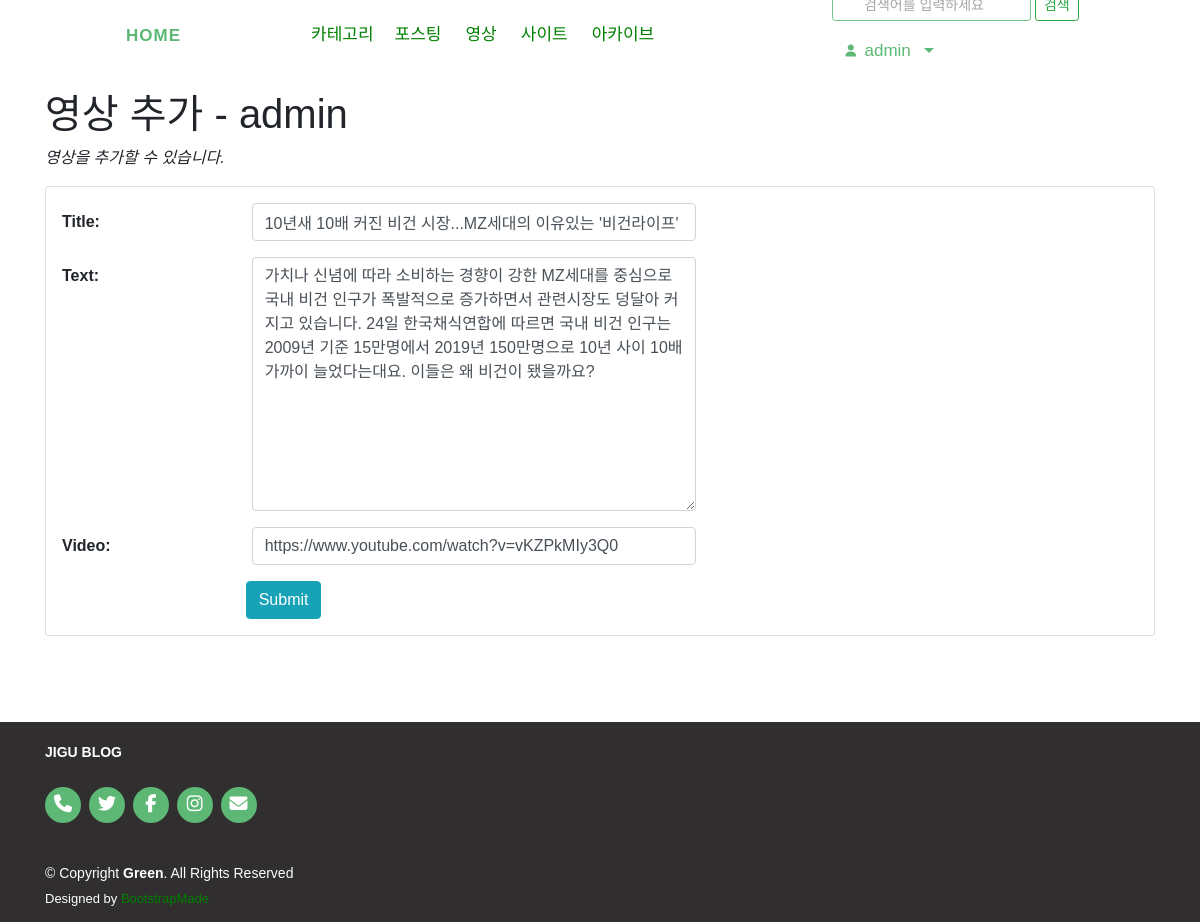
Page /video/11/update/ (signed in) on the committed database.
### video/models.py (models this page shows, shortened)
class Video(models.Model):
    title = models.CharField(max_length=200)
    text = models.TextField()
    video = EmbedVideoField()
    owner = models.ForeignKey(User, on_delete=models.CASCADE, verbose_name="OWNER", blank=True, null=True)
    class  Meta:
        verbose_name_plural = "Videos"
        ordering = ('-id',)

### video/views.py (the view)
# urls.py: path('<int:pk>/update/', views.VideoUpdateView.as_view(), name='video_update'),
class VideoUpdateView(OwnerOnlyMixin, UpdateView):
    model = Video
    fields = ['title', 'text', 'video']
    success_url = reverse_lazy('video:video')
    template_name = 'video/video_form.html'

### mysite/views.py (called while the page is built)
    def dispatch(self, request, *args, **kwargs):
        obj = self.get_object()
        if request.user != obj.owner:
            return self.handle_no_permission()
        return super().dispatch(request, *args, **kwargs)

### video/templates/video/video_form.html (shortened to what this page needs)
{% extends 'base.html' %}
{% load widget_tweaks %}
{% block content %}
<div class="container">
    <h1>영상 추가 - {{user}}</h1>
    <p class="font-italic">영상을 추가할 수 있습니다.</p>
{% if form.is_multipart %}
    <form enctype="multipart/form-data" method="post" class="card pt-3">
{% else %}
    <form action="." method="post" class="card pt-3">
{% endif %}
        <div class="form-group row">
            {{ form.title|add_label_class:"col-form-label col-sm-2 ml-3 font-weight-bold" }}
            <div class="col-sm-5">
                {{ form.title|add_class:"form-control"|attr:"autofocus" }}
            </div>
        </div>
        <div class="form-group row">
            {{ form.text|add_label_class:"col-form-label col-sm-2 ml-3 font-weight-bold" }}
            <div class="col-sm-5">
                {{ form.text|add_class:"form-control" }}
            </div>
        </div>
        <div class="form-group row">
            {{ form.video|add_label_class:"col-form-label col-sm-2 ml-3 font-weight-bold" }}
            <div class="col-sm-5">
                {{ form.video|add_class:"form-control" }}
            </div>
        </div>
        <div class="form-group">
            <div class="offset-sm-2 col-sm-5">
                <input type="submit" value="Submit" class="btn btn-info" />
            </div>
        </div>
    </form>
</div>
{% endblock %}

### templates/base.html (shortened to what this page needs)
<!DOCTYPE html>
<html lang="ko">
<head>
    <link rel="stylesheet" href="https://maxcdn.bootstrapcdn.com/bootstrap/4.5.0/css/bootstrap.min.css">
    <link rel="stylesheet" as="style" crossorigin href="https://cdn.jsdelivr.net/gh/orioncactus/pretendard@v1.3.5/dist/web/static/pretendard.css" />
</head>
<body>
    <header id="header" class="d-flex align-items-center">
        <div class="navbar-collapse align-items-center ml-5">
            <div class="navbar-collapse align-items-center justify-content-between">
                <nav id="navbar" class="navbar navbar-expand-md ">
                    <h1 class="logo me-auto">
                        <a class="navbar-brand ml-5 mb-0 mx-5 font-weight-bold nav-link scrollto active" href="{% url 'home' %}">HOME</a>
                    </h1>
                    <ul class="navbar-nav mx-5" style="width:45%">
                        <li class="dropdown">
                            <a href="#">
                                <span class="mx-1">카테고리</span>
                            </a>
                        </li>
                        <li><a class="nav-link scrollto mx-1" href="{% url 'blog:index' %}">포스팅</a></li>
                        <li><a class="nav-link scrollto mx-1" href="{% url 'video:video' %}">영상</a></li>
                        <li><a class="nav-link scrollto mx-1" href="{% url 'blog:site' %}">사이트</a></li>
                        <li><a class="nav-link scrollto mx-1" href="{% url 'blog:post_archive' %}">아카이브</a></li>
                    </ul>
                    <div class="navbar">
                        <ul class="navbar-nav ml-3">
                            <form method="post" action="{% url 'blog:post_search' %}"> {% csrf_token %}
                                <input type="search" class="btn btn-outline-success btn-sm disabled" placeholder="검색어를 입력하세요" name="search_word" >
                                <button class="btn btn-outline-success btn-sm" type="submit" href="{% url 'blog:post_search' %}" > 검색 </button>
                            </form>
                        </ul>
                        <ul class="navbar-nav">
                            <li class="nav-item dropdown mx-1 btn">
                                {% if user.is_active %}
                                <a class="nav-link scrollto active dropdown-toggle text-black" href="#" data-toggle="dropdown">
                                    &ensp;{% firstof user.get_short_name user.get_username %}&ensp;
                                </a>
                                {% endif %}
                            </li>
                        </ul>
                    </div>
                </nav>
            </div>
        </div>
    </header>
    <div id="main-wrapper">
        <div id="main-content" class="">
            {% block content %}
            {% endblock %}
        </div>
    </div>
    <footer id="footer">
        <div class="container">
            <div class="footer_logo">JIGU BLOG</div>
            <div class="social-links">
                <a href="#" class="linkedin"><i class="fa-solid fa-phone"></i></a>
                <a href="#" class="twitter"><i class="fa-brands fa-twitter"></i></a>
                <a href="#" class="facebook"><i class="fa-brands fa-facebook-f"></i></a>
                <a href="#" class="instagram"><i class="fa-brands fa-instagram"></i></a>
                <a href="#" class="email"><i class="fa-solid fa-envelope"></i></a>
            </div>
            <div class="copyright">
                © Copyright <strong><span>Green</span></strong>. All Rights Reserved
            </div>
            <div class="credits">
                Designed by <a href="https://bootstrapmade.com/">BootstrapMade</a>
            </div>
        </div>
      </footer>
</body>
</html>

### templates/base.html (style rules this page uses)
* { font-family: 'Noto Sans KR', sans-serif, Pretendard, -apple-system, BlinkMacSystemFont, system-ui, Roboto, "Helvetica Neue", "Segoe UI", "Apple SD Gothic Neo", "Noto Sans KR", "Malgun Gothic", "Apple Color Emoji", "Segoe UI Emoji", "Segoe UI Symbol", sans-serif; }
html, body { margin: 0; padding: 0; height: 100%; }
#main-wrapper { margin: 20px 0; height: auto; min-height: 100%; padding-bottom: 266px; }
footer .footer_logo { padding-bottom: 24px; color: black; font-weight: 600; }
#header { background: #fff; transition: all 0.5s; z-index: 997; height: 70px; }
#header .logo { font-size: 40px; margin: 0; padding: 0; line-height: 1; font-weight: 700; letter-spacing: 1px; text-transform: uppercase; }
#header .logo a { color: #5cb874; }
.navbar { padding: 0; }
.navbar ul { margin: 0; padding: 0; display: flex; list-style: none; align-items: center; }
.navbar li { position: relative; }
.navbar a, .navbar a:focus { display: flex; align-items: center; justify-content: space-between; padding: 10px 0 10px 30px; font-size: 17px; color: #222222; white-space: nowrap; transition: 0.3s; }
.navbar a:hover, .navbar .active, .navbar .active:focus, .navbar li:hover>a { color: #5cb874; }
#footer { background: rgb(48, 46, 46); color: #fff; font-size: 14px; text-align: left; padding: 10px 0; height: 200px; position: relative; transform : translateY(-100%); width: 100%; padding: 20px 0; }
#footer .social-links { margin: 0 0 40px 0; }
#footer .social-links a { font-size: 18px; display: inline-block; background: #5cb874; color: #fff; line-height: 1; padding: 8px 0; margin-right: 4px; border-radius: 50%; text-align: center; width: 36px; height: 36px; transition: 0.3s; }
#footer .copyright { margin: 0 0 5px 0; }
#footer .credits { font-size: 13px; }
#footer .footer_logo { color: white; }

### video/templates/video/video_form.html (style rules this page uses)
a:link { color : green; text-decoration: none; }

### rows in the picture
Video: title|add_label_class "Title:", title "10년새 10배 커진 비건 시장...MZ세대의 이유있는 '비건라이프'", text|add_label_class "Text:", text "가치나 신념에 따라 소비하는 경향이 강한 MZ세대를 중심으로 국내 비건 인구가 폭발적으로 증가하면서 관련시장도 덩달아 커지고 있습니다. 24일 한국채식연합에 따르면 국내 비건 인구는 2009년 기준 15만명에서 2019년 150만명으로 10년 사이 10배 가까이 늘었다는대요. 이들은 왜 비건이 됐을까요?", video|add_label_class "Video:", video "https://www.youtube.com/watch?v=vKZPkMIy3Q0"

### other values in the picture
{{ user }} "admin"
